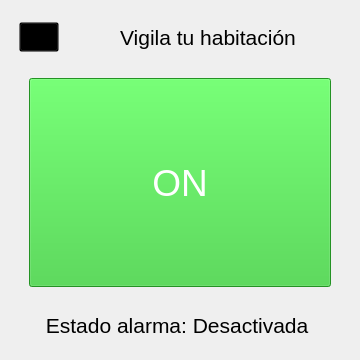
<?xml version="1.0" encoding="UTF-8"?>
<ui version="4.0">
 <class>Alarma</class>
 <widget class="QMainWindow" name="Alarma">
  <property name="geometry">
   <rect>
    <x>0</x>
    <y>0</y>
    <width>360</width>
    <height>360</height>
   </rect>
  </property>
  <property name="minimumSize">
   <size>
    <width>360</width>
    <height>360</height>
   </size>
  </property>
  <property name="maximumSize">
   <size>
    <width>480</width>
    <height>360</height>
   </size>
  </property>
  <property name="windowTitle">
   <string>Alarma.py</string>
  </property>
  <property name="windowIcon">
   <iconset>
    <normaloff>icon.png</normaloff>icon.png</iconset>
  </property>
  <widget class="QWidget" name="centralwidget">
   <layout class="QVBoxLayout" name="verticalLayout_2">
    <item>
     <spacer name="verticalSpacer_3">
      <property name="orientation">
       <enum>Qt::Vertical</enum>
      </property>
      <property name="sizeType">
       <enum>QSizePolicy::Fixed</enum>
      </property>
      <property name="sizeHint" stdset="0">
       <size>
        <width>20</width>
        <height>13</height>
       </size>
      </property>
     </spacer>
    </item>
    <item>
     <layout class="QHBoxLayout" name="horizontalLayout_2">
      <item>
       <spacer name="horizontalSpacer_4">
        <property name="orientation">
         <enum>Qt::Horizontal</enum>
        </property>
        <property name="sizeType">
         <enum>QSizePolicy::Fixed</enum>
        </property>
        <property name="sizeHint" stdset="0">
         <size>
          <width>10</width>
          <height>20</height>
         </size>
        </property>
       </spacer>
      </item>
      <item>
       <widget class="QPushButton" name="configBtn">
        <property name="sizePolicy">
         <sizepolicy hsizetype="Fixed" vsizetype="Fixed">
          <horstretch>0</horstretch>
          <verstretch>0</verstretch>
         </sizepolicy>
        </property>
        <property name="minimumSize">
         <size>
          <width>30</width>
          <height>30</height>
         </size>
        </property>
        <property name="styleSheet">
         <string notr="true">background-color: transparent;</string>
        </property>
        <property name="text">
         <string/>
        </property>
        <property name="icon">
         <iconset>
          <normaloff>iconfinder_settings_981084.png</normaloff>iconfinder_settings_981084.png</iconset>
        </property>
        <property name="iconSize">
         <size>
          <width>40</width>
          <height>40</height>
         </size>
        </property>
       </widget>
      </item>
      <item>
       <widget class="QLabel" name="label">
        <property name="sizePolicy">
         <sizepolicy hsizetype="MinimumExpanding" vsizetype="Preferred">
          <horstretch>0</horstretch>
          <verstretch>0</verstretch>
         </sizepolicy>
        </property>
        <property name="font">
         <font>
          <pointsize>16</pointsize>
         </font>
        </property>
        <property name="text">
         <string>Vigila tu habitación</string>
        </property>
        <property name="alignment">
         <set>Qt::AlignCenter</set>
        </property>
       </widget>
      </item>
     </layout>
    </item>
    <item>
     <layout class="QVBoxLayout" name="verticalLayout">
      <item>
       <spacer name="verticalSpacer">
        <property name="orientation">
         <enum>Qt::Vertical</enum>
        </property>
        <property name="sizeType">
         <enum>QSizePolicy::Fixed</enum>
        </property>
        <property name="sizeHint" stdset="0">
         <size>
          <width>20</width>
          <height>20</height>
         </size>
        </property>
       </spacer>
      </item>
      <item>
       <layout class="QHBoxLayout" name="horizontalLayout">
        <item>
         <spacer name="horizontalSpacer_2">
          <property name="orientation">
           <enum>Qt::Horizontal</enum>
          </property>
          <property name="sizeType">
           <enum>QSizePolicy::Fixed</enum>
          </property>
          <property name="sizeHint" stdset="0">
           <size>
            <width>20</width>
            <height>20</height>
           </size>
          </property>
         </spacer>
        </item>
        <item>
         <widget class="QToolButton" name="switch_btn">
          <property name="sizePolicy">
           <sizepolicy hsizetype="MinimumExpanding" vsizetype="MinimumExpanding">
            <horstretch>0</horstretch>
            <verstretch>0</verstretch>
           </sizepolicy>
          </property>
          <property name="font">
           <font>
            <pointsize>28</pointsize>
           </font>
          </property>
          <property name="styleSheet">
           <string notr="true">color: rgb(255, 255, 255);
background-color: rgb(50, 205, 50);</string>
          </property>
          <property name="text">
           <string>ON</string>
          </property>
         </widget>
        </item>
        <item>
         <spacer name="horizontalSpacer_3">
          <property name="orientation">
           <enum>Qt::Horizontal</enum>
          </property>
          <property name="sizeType">
           <enum>QSizePolicy::Fixed</enum>
          </property>
          <property name="sizeHint" stdset="0">
           <size>
            <width>20</width>
            <height>20</height>
           </size>
          </property>
         </spacer>
        </item>
       </layout>
      </item>
      <item>
       <spacer name="verticalSpacer_2">
        <property name="orientation">
         <enum>Qt::Vertical</enum>
        </property>
        <property name="sizeType">
         <enum>QSizePolicy::Fixed</enum>
        </property>
        <property name="sizeHint" stdset="0">
         <size>
          <width>20</width>
          <height>20</height>
         </size>
        </property>
       </spacer>
      </item>
     </layout>
    </item>
    <item>
     <widget class="QLabel" name="status_lbl">
      <property name="sizePolicy">
       <sizepolicy hsizetype="MinimumExpanding" vsizetype="Fixed">
        <horstretch>0</horstretch>
        <verstretch>0</verstretch>
       </sizepolicy>
      </property>
      <property name="font">
       <font>
        <pointsize>16</pointsize>
       </font>
      </property>
      <property name="text">
       <string>Estado alarma: Desactivada </string>
      </property>
      <property name="alignment">
       <set>Qt::AlignCenter</set>
      </property>
     </widget>
    </item>
    <item>
     <spacer name="verticalSpacer_4">
      <property name="orientation">
       <enum>Qt::Vertical</enum>
      </property>
      <property name="sizeType">
       <enum>QSizePolicy::Fixed</enum>
      </property>
      <property name="sizeHint" stdset="0">
       <size>
        <width>20</width>
        <height>13</height>
       </size>
      </property>
     </spacer>
    </item>
   </layout>
  </widget>
 </widget>
 <resources/>
 <connections/>
</ui>
